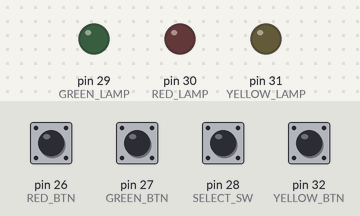
Recording of a sketch running on a simulated Arduino Mega 2560, built with avr-gcc and run on an emulated ATmega2560. Parts: output pins drawn as LEDs (lit = HIGH). Inputs (shaded band) come from the test bench; at power-on: pin 26 (RED_BTN), pin 27 (GREEN_BTN), pin 28 (SELECT_SW), pin 32 (YELLOW_BTN) HIGH. What the sketch prints to the serial monitor is not drawn.

Above: at 1.2 s.
1.3 s: pin 26 (RED_BTN) pulled LOW for 0.15 s
At 1.38 s:
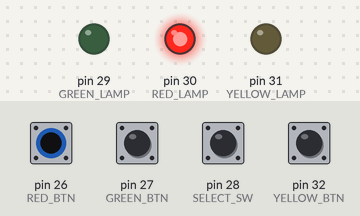
2.9 s: pin 27 (GREEN_BTN) pulled LOW for 0.15 s
At 2.97 s:
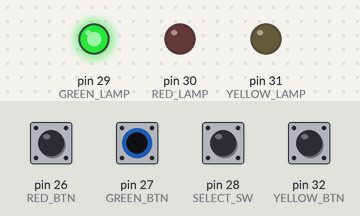
4.5 s: pin 32 (YELLOW_BTN) pulled LOW for 0.15 s
At 4.58 s:
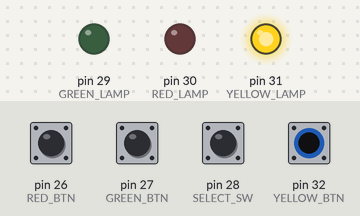
7.7 s: pin 26 (RED_BTN) driven LOW and pin 27 (GREEN_BTN) driven LOW
At 8.6 s:
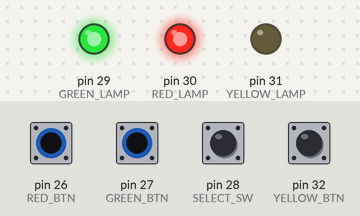
9.2 s: pin 32 (YELLOW_BTN) pulled LOW for 1 s
At 9.6 s:
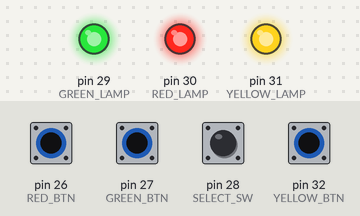
Timing chart, 0 to 12.2 s (numbered marks = the images above; inputs shaded):
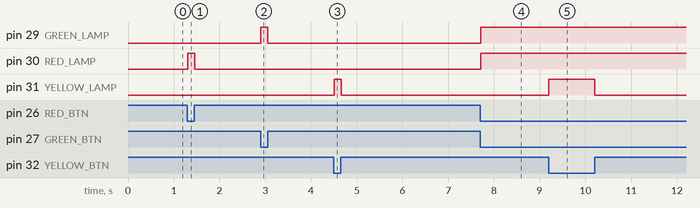

Measured:
- after the input at 1.3 s, pin 30 (RED_LAMP): LOW → HIGH at once, → LOW 0.15 s later
- after the input at 2.9 s, pin 29 (GREEN_LAMP): LOW → HIGH at once, → LOW 0.15 s later
- after the input at 4.5 s, pin 31 (YELLOW_LAMP): LOW → HIGH at once, → LOW 0.15 s later
- after the input at 7.7 s, pin 29 (GREEN_LAMP), pin 30 (RED_LAMP): LOW → HIGH at once
- after the input at 9.2 s, pin 31 (YELLOW_LAMP): LOW → HIGH at once, → LOW 1.0 s later

The sketch:

Button_test.ino
```cpp
const int RED_BTN = 26;
const int GREEN_BTN = 27;
const int SELECT_SW = 28;

const int GREEN_LAMP = 29;
const int RED_LAMP = 30;
const int YELLOW_LAMP = 31;

const int YELLOW_BTN = 32;


// 上一次狀態
bool lastRed = HIGH;
bool lastGreen = HIGH;
bool lastYellow = HIGH;
bool lastSelect = HIGH;


void setup() {
  Serial.begin(115200);

  // 輸入
  pinMode(RED_BTN, INPUT_PULLUP);
  pinMode(GREEN_BTN, INPUT_PULLUP);
  pinMode(SELECT_SW, INPUT_PULLUP);
  pinMode(YELLOW_BTN, INPUT_PULLUP);

  // 輸出
  pinMode(GREEN_LAMP, OUTPUT);
  pinMode(RED_LAMP, OUTPUT);
  pinMode(YELLOW_LAMP, OUTPUT);

  // 開機全部熄滅
  digitalWrite(GREEN_LAMP, LOW);
  digitalWrite(RED_LAMP, LOW);
  digitalWrite(YELLOW_LAMP, LOW);

  // 顯示開機時目前模式
  if (digitalRead(SELECT_SW) == LOW) {
    Serial.println("模式：自動");
  } else {
    Serial.println("模式：手動");
  }
}


void loop() {

  // =========================
  // 綠色按鈕
  // =========================
  bool greenState = digitalRead(GREEN_BTN);

  if (greenState == LOW) {
    digitalWrite(GREEN_LAMP, HIGH);

    if (lastGreen == HIGH) {
      Serial.println("GREEN 觸發");
    }
  } else {
    digitalWrite(GREEN_LAMP, LOW);
  }

  lastGreen = greenState;


  // =========================
  // 紅色按鈕
  // =========================
  bool redState = digitalRead(RED_BTN);

  if (redState == LOW) {
    digitalWrite(RED_LAMP, HIGH);

    if (lastRed == HIGH) {
      Serial.println("RED 觸發");
    }
  } else {
    digitalWrite(RED_LAMP, LOW);
  }

  lastRed = redState;


  // =========================
  // 黃色按鈕
  // =========================
  bool yellowState = digitalRead(YELLOW_BTN);

  if (yellowState == LOW) {
    digitalWrite(YELLOW_LAMP, HIGH);

    if (lastYellow == HIGH) {
      Serial.println("YELLOW 觸發");
    }
  } else {
    digitalWrite(YELLOW_LAMP, LOW);
  }

  lastYellow = yellowState;


  // =========================
  // 自動 / 手動選擇開關
  // =========================
  bool selectState = digitalRead(SELECT_SW);

  if (selectState != lastSelect) {

    if (selectState == LOW) {
      Serial.println("模式：自動");
    } else {
      Serial.println("模式：手動");
    }

    lastSelect = selectState;
  }

  delay(10);
}
```
